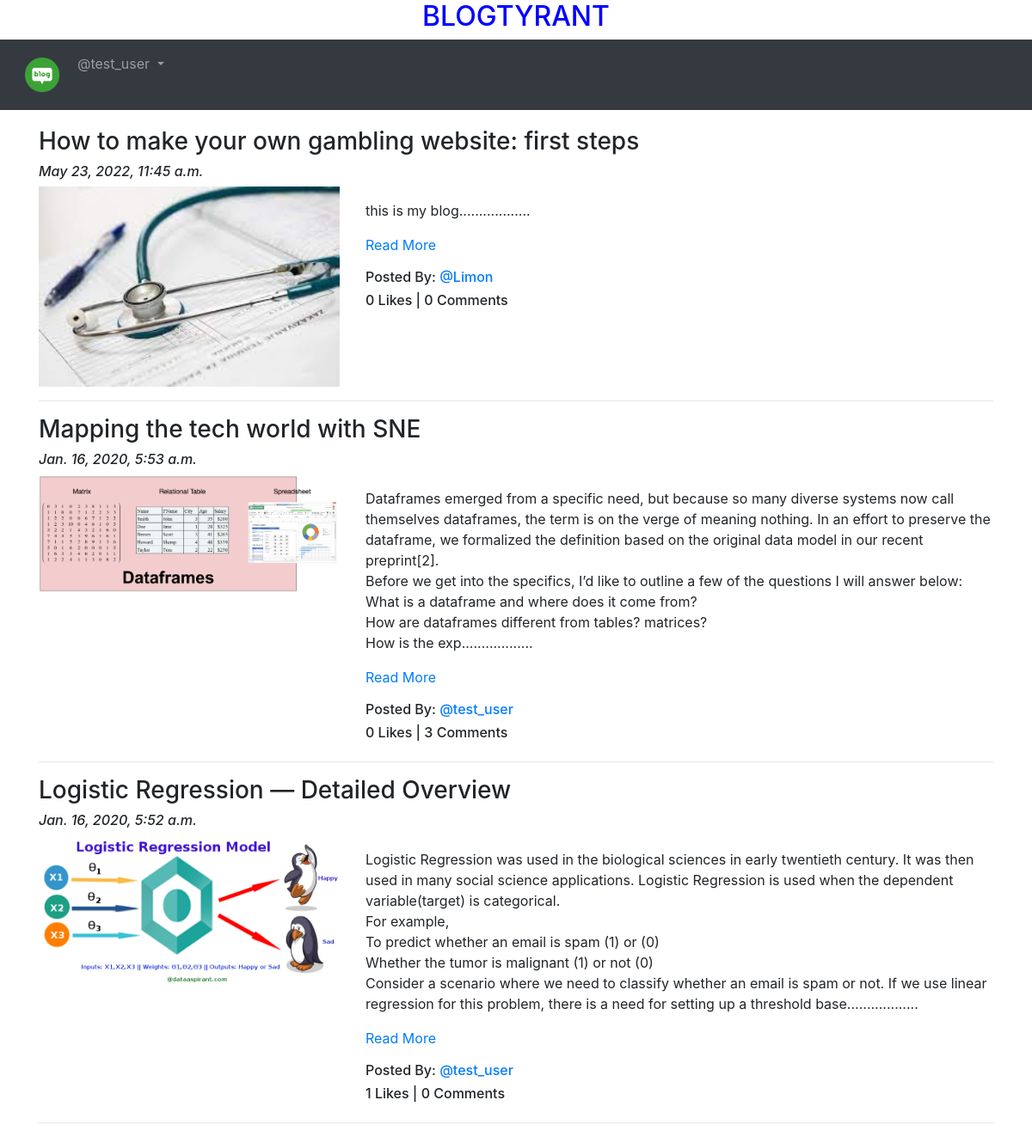
Screenshot of /blog/ (signed in) with the database file from the repository.
### App_Blog/models.py (models this page shows, shortened)
class Blog(models.Model):
    author = models.ForeignKey(User, on_delete=models.CASCADE, related_name='post_author')
    blog_title = models.CharField(max_length=264, verbose_name="Put a Title")
    slug = models.SlugField(max_length=264, unique=True)
    blog_content = models.TextField(verbose_name="What is on your mind?")
    blog_image = models.ImageField(upload_to='blog_images', verbose_name="Image")
    publish_date = models.DateTimeField(auto_now_add=True)
    update_date = models.DateTimeField(auto_now=True)
    class Meta:
        ordering = ['-publish_date',]

### App_Blog/views.py (the view)
# urls.py: path('', views.BlogList.as_view(), name='blog_list'),
class BlogList(ListView):
    context_object_name = 'blogs'
    model = Blog
    template_name = 'App_Blog/blog_list.html'

### App_Blog/templatetags/custom_filters.py (called while the page is built)
def range_filter(value):
    return value[0:500] + ".................."

### templates/App_Blog/blog_list.html (shortened to what this page needs)
{% extends 'base.html' %}
{% load custom_filters %}
{% block body_block %}
{% for blog in blogs %}
<h3>{{blog.blog_title}}</h3>
<h6><i>{{blog.publish_date}}</i></h6>
<div class="row">
  <div class="col-sm-4">
    <img src="/media/{{blog.blog_image}}" alt="{{blog.blog_title}}" title="{{blog.blog_title}}" width="100%">
  </div>
  <div class="col-sm-8">
    <p>{{blog.blog_content|range_filter|linebreaks}} <a href="{% url 'App_Blog:blog_details' slug=blog.slug %}">Read More</a></p>
    <h6>Posted By: <a href="#">@{{blog.author}}</a></h6>
    <h6>{{blog.liked_blog.count}} Likes | {{blog.blog_comment.count }} Comments </h6>
  </div>
</div>
<hr>
{% endfor %}
{% endblock %}

### templates/base.html (shortened to what this page needs)
<!DOCTYPE html>
{% load static %}
<html lang="en" dir="ltr">
<head>
  <link rel="stylesheet" href="https://maxcdn.bootstrapcdn.com/bootstrap/4.4.1/css/bootstrap.min.css">
  <link href="https://maxcdn.bootstrapcdn.com/font-awesome/4.7.0/css/font-awesome.min.css" rel="stylesheet">
</head>
<body>
  <h2 style="text-align:center;color:blue;">BLOGTYRANT</h2>
  <nav class="navbar navbar-expand-sm bg-dark navbar-dark">
    <ul class="navbar-nav">
      <li class="nav-item active">
        <a class="nav-link" href="{% url 'index' %}"><img src="/media/logo.png" width="50px"></a>
      </li>
      {% if user.is_authenticated %}
      <div class="nav-item dropdown">
        <a class="nav-link dropdown-toggle" href="#" id="navbardrop" data-toggle="dropdown">
          @{{user.username}}
        </a>
      </div>
      {% endif %}
    </ul>
  </nav>
  <div class="container" style="padding-top:20px">
    {% block body_block %}
    {% endblock %}
  </div>
</body>
</html>

### rows the page displays
Blog: blog_title "How to make your own gambling website: first steps", publish_date "May 23, 2022, 11:45 a.m.", blog_image (picture), blog_content|range_filter "this is my blog..................", author "Limon", liked_blog.count "0", blog_comment.count "0"
Blog: blog_title "Mapping the tech world with SNE", publish_date "Jan. 16, 2020, 5:53 a.m.", blog_image (picture), blog_content|range_filter "Dataframes emerged from a specific need, but because so many diverse systems now call themselves dataframes, the term is on the verge of meaning nothing. In an effort to preserve the dataframe, we formalized the definition based on the original data model in our recent preprint[2]. Before we get into the specifics, I’d like to outline a few of the questions I will answer below: What is a dataframe and where does it come from? How are dataframes different from tables? matrices? How is the exp..................", author "test_user", liked_blog.count "0", blog_comment.count "3"
Blog: blog_title "Logistic Regression — Detailed Overview", publish_date "Jan. 16, 2020, 5:52 a.m.", blog_image (picture), blog_content|range_filter "Logistic Regression was used in the biological sciences in early twentieth century. It was then used in many social science applications. Logistic Regression is used when the dependent variable(target) is categorical. For example, To predict whether an email is spam (1) or (0) Whether the tumor is malignant (1) or not (0) Consider a scenario where we need to classify whether an email is spam or not. If we use linear regression for this problem, there is a need for setting up a threshold base..................", author "test_user", liked_blog.count "1", blog_comment.count "0"

### other values shown
{{ user.username }} "test_user"
